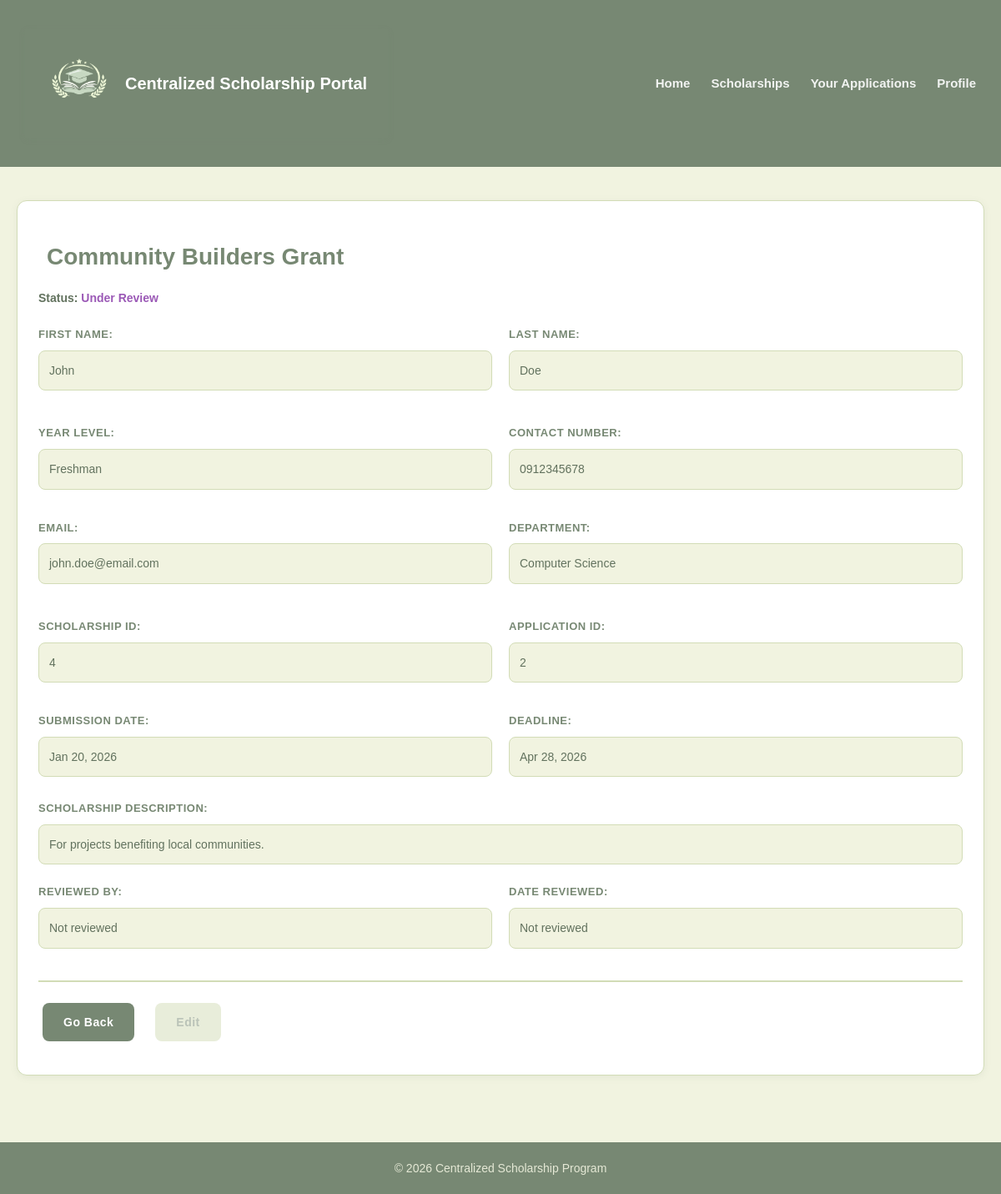
/Frontends/Client-side/your-applications-read.php?id=2 (signed in), run on an earlier commit of the app's database.
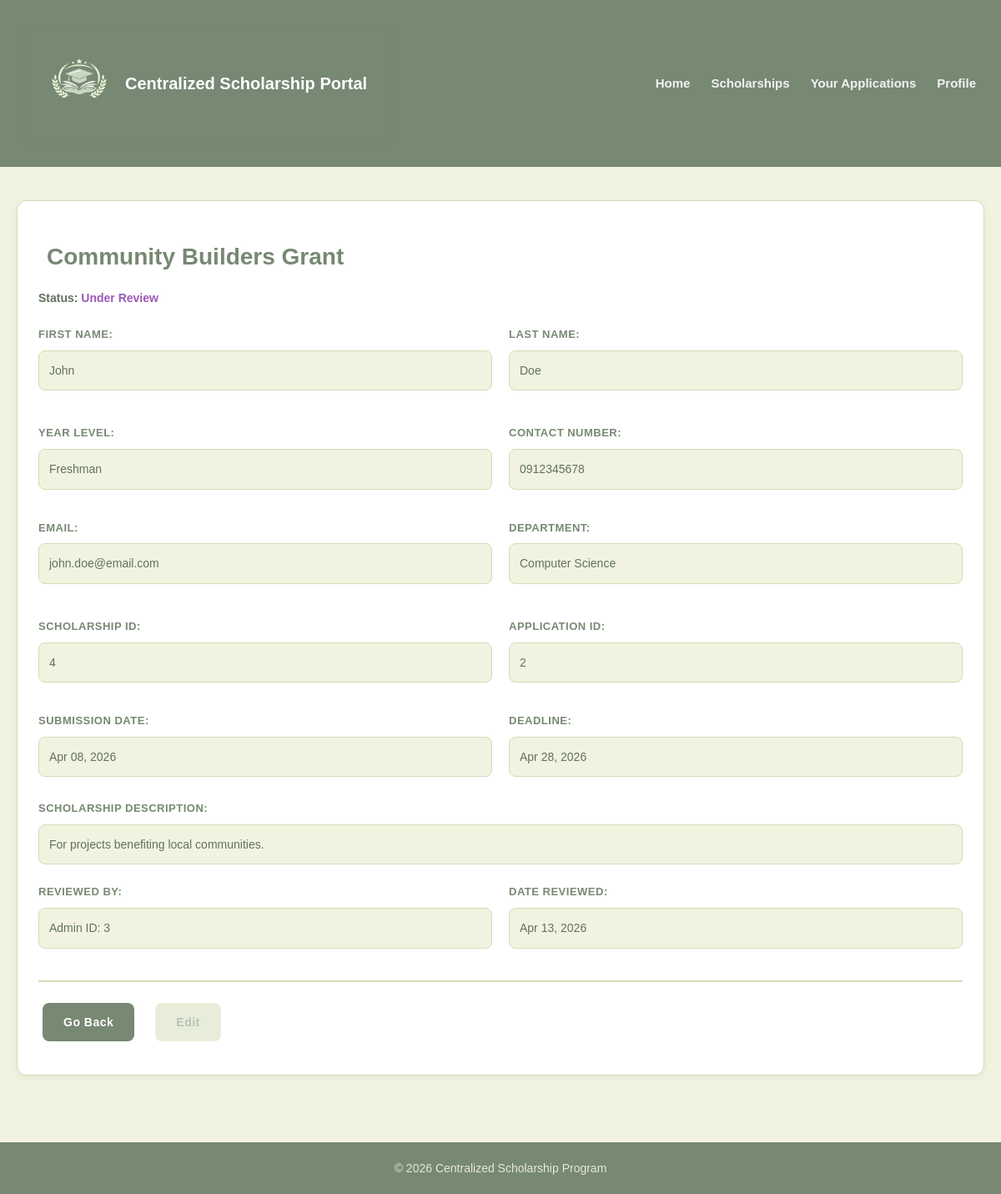
And on a later commit of the database.
### tables this page shows
CREATE TABLE `APPLICATIONS` (
  `application_id` int(11) NOT NULL,
  `student_id` int(11) NOT NULL,
  `scholarship_id` int(11) NOT NULL,
  `status` enum('Draft','Submitted','Under Review','Approved','Rejected','Waitlisted') NOT NULL,
  `submission_date` datetime DEFAULT NULL,
  `reviewed_by` int(11) DEFAULT NULL,
  `review_date` datetime DEFAULT NULL
);

CREATE TABLE `SCHOLARSHIPS` (
  `scholarship_id` int(11) NOT NULL,
  `title` varchar(45) NOT NULL,
  `description` varchar(45) NOT NULL,
  `deadline` datetime NOT NULL,
  `eligibility` text NOT NULL,
  `requirements` text NOT NULL,
  `release_status` enum('Draft','Published') NOT NULL,
  `status` enum('Completed','Ongoing','Upcoming') NOT NULL,
  `created_by` int(11) NOT NULL,
  `created_at` datetime NOT NULL
);

CREATE TABLE `STUDENTS` (
  `student_id` int(11) NOT NULL,
  `account_id` int(11) NOT NULL,
  `first_name` varchar(45) NOT NULL,
  `last_name` varchar(45) NOT NULL,
  `department` varchar(45) NOT NULL,
  `year_level` enum('Freshman','Sophomore','Junior','Senior') NOT NULL,
  `contact_num` int(11) NOT NULL
);

CREATE TABLE `ACCOUNTS` (
  `account_id` int(11) NOT NULL,
  `email` varchar(45) NOT NULL,
  `password` varchar(45) NOT NULL,
  `role` enum('Student','Admin','IT') NOT NULL,
  `is_active` tinyint(1) NOT NULL,
  `account_created` datetime NOT NULL,
  `password_upd` datetime NOT NULL,
  `last_login` datetime NOT NULL
);

### Frontends/Client-side/your-applications-read.php (the view, shortened to what the changed rows need)
<?php
include("../../db_connect.php");
$account_id = $_SESSION['account_id'];
$getStudID = mysqli_query($conn, "SELECT student_id FROM STUDENTS WHERE account_id='$account_id'");
if ($getStudID && mysqli_num_rows($getStudID) > 0) {
    $row = mysqli_fetch_assoc($getStudID);
    $student_id = $row['student_id'];
} else {
    die("Student record not found.");
}
$application_id = isset($_GET['id']) ? (int)$_GET['id'] : 0;
$query = "SELECT a.*, s.title as scholarship_name, s.deadline, s.description,
          st.first_name, st.last_name, st.department, st.year_level, st.contact_num,
          acc.email
          FROM APPLICATIONS a
          JOIN SCHOLARSHIPS s ON a.scholarship_id = s.scholarship_id
          JOIN STUDENTS st ON a.student_id = st.student_id
          JOIN ACCOUNTS acc ON st.account_id = acc.account_id
          WHERE a.application_id = $application_id AND a.student_id = $student_id";
$result = mysqli_query($conn, $query);
$application = mysqli_fetch_assoc($result);
?>
<!DOCTYPE html>
<html>
    <head>
        <link rel="stylesheet" href="style.css">
    </head>
    <body>
        <header>
            <section class="brand">
                <h1>Centralized Scholarship Portal</h1>
            </section>
        </header>
        <div class="container">
            <section>
                <h2><?php echo htmlspecialchars($application['scholarship_name']); ?></h2>
                <p><strong>Status:</strong>
                    <span class="status-<?php echo strtolower(str_replace(' ', '', $application['status'] ?? 'pending')); ?>">
                        <?php echo htmlspecialchars($application['status'] ?? 'Pending'); ?>
                    </span>
                </p>
                <div class="profile-grid">
                    <div class="profile-item">
                        <p><strong>First Name:</strong></p>
                        <p><?php echo htmlspecialchars($application['first_name']); ?></p>
                    </div>
                    <div class="profile-item">
                        <p><strong>Last Name:</strong></p>
                        <p><?php echo htmlspecialchars($application['last_name']); ?></p>
                    </div>
                    <div class="profile-item">
                        <p><strong>Year Level:</strong></p>
                        <p><?php echo htmlspecialchars($application['year_level'] ?? 'Not set'); ?></p>
                    </div>
                    <div class="profile-item">
                        <p><strong>Contact Number:</strong></p>
                        <p>0<?php echo htmlspecialchars($application['contact_num'] ?? 'Not set'); ?></p>
                    </div>
                </div>
                <div class="profile-grid">
                    <div class="profile-item">
                        <p><strong>Email:</strong></p>
                        <p><?php echo htmlspecialchars($application['email']); ?></p>
                    </div>
                    <div class="profile-item">
                        <p><strong>Department:</strong></p>
                        <p><?php echo htmlspecialchars($application['department']); ?></p>
                    </div>
                    <div class="profile-item">
                        <p><strong>Scholarship ID:</strong></p>
                        <p><?php echo htmlspecialchars($application['scholarship_id']); ?></p>
                    </div>
                    <div class="profile-item">
                        <p><strong>Application ID:</strong></p>
                        <p><?php echo htmlspecialchars($application['application_id']); ?></p>
                    </div>
                </div>
                <div class="profile-grid">
                    <div class="profile-item">
                        <p><strong>Submission Date:</strong></p>
                        <p><?php echo $application['submission_date'] ? date('M d, Y', strtotime($application['submission_date'])) : 'Not submitted'; ?></p>
                    </div>
                    <div class="profile-item">
                        <p><strong>Deadline:</strong></p>
                        <p><?php echo date('M d, Y', strtotime($application['deadline'])); ?></p>
                    </div>
                </div>
                <div class="profile-item" style="grid-column: span 2;">
                    <p><strong>Scholarship Description:</strong></p>
                    <p><?php echo nl2br(htmlspecialchars($application['description'] ?? 'No description available.')); ?></p>
                </div>
                <div class="profile-grid">
                    <div class="profile-item">
                        <p><strong>Reviewed by:</strong></p>
                        <p><?php echo $application['reviewed_by'] ? 'Admin ID: ' . $application['reviewed_by'] : 'Not reviewed'; ?></p>
                    </div>
                    <div class="profile-item">
                        <p><strong>Date reviewed:</strong></p>
                        <p><?php echo $application['review_date'] ? date('M d, Y', strtotime($application['review_date'])) : 'Not reviewed'; ?></p>
                    </div>
                </div>
                <div class="action-links">
                    <a href="your-applications.php" class="btn">Go Back</a>
                    <?php if ($application['status'] == 'Draft'): ?>
                        <a href="application-form.php?id=<?php echo $application['scholarship_id']; ?>" class="btn btn-secondary">Edit</a>
                    <?php else: ?>
                        <span class="btn btn-secondary disabled" style="opacity: 0.5; cursor: not-allowed;" title="Cannot edit - application already <?php echo strtolower($application['status']); ?>">Edit</span>
                    <?php endif; ?>
                </div>
            </section>
        </div>
    </body>
</html>

What changed in the data, as far as the page shows it:
changed applications "Under Review": submission_date "Jan 20, 2026" → "Apr 08, 2026"; reviewed_by (not shown) → "3"; review_date (not shown) → "Apr 13, 2026"
Also different on the page:
text no longer shown: "Not reviewed Not reviewed"
text now shown: "Admin ID:"
